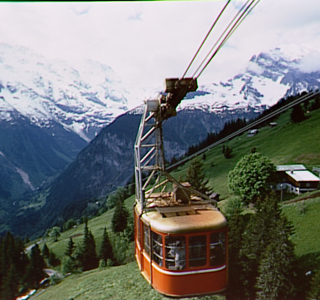
#> input picture TP1/cablecar.bmp, 320 x 300 px
$ python code2.py
#> lines starting #> are read from the running program, lines starting #| are printed output that depends on the picture
import cv2
import matplotlib.pyplot as plt
import numpy as np
# Read the image with OpenCV
# Read the image
img = cv2.imread('cablecar.bmp')
#> img is the input picture: shape (300, 320, 3); mean B, G, R 117.6, 120, 117.9
if img is None:
 print("Erreur : Impossible de charger l'image.")
else:
 print (type(img))
#| <class 'numpy.ndarray'>
# Converting BGR color to RGB color format
RGB_img = cv2.cvtColor(img, cv2.COLOR_BGR2RGB)
# Display the image using plt
#plt.imshow(RGB_img)
# Show without the axes
#plt.axis('off')
# Put a title
#plt.title('Image')
#plt.show()
# Separate and merge RGB images
B, G, R = cv2.split(img)
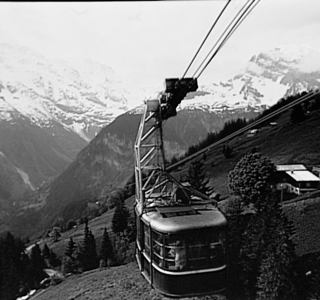
#> B: shape (300, 320); min 0, max 255, mean 117.6
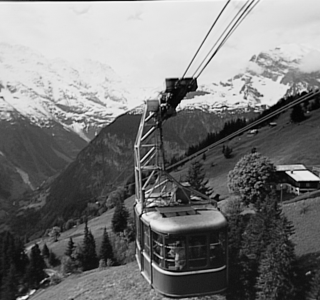
#> G: shape (300, 320); min 0, max 252, mean 120
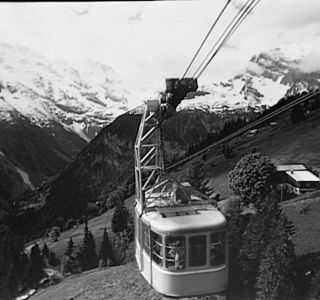
#> R: shape (300, 320); min 0, max 255, mean 117.9
RGB_img = cv2.merge([R, G, B])
''' plt.imshow(RGB_img)
plt.axis('off')
plt.title('Image')
plt.show() '''
# création d’images vide de la même forme que l’image d’origine
'''R_img = np.zeros_like(img)
G_img = np.zeros_like(img)
B_img = np.zeros_like(img)'''
# assigner la valeur de chaque canal a la composante correspondante en laissant les autres canaux a 0
'''R_img[:, :, 0] = R # Canal Rouge
G_img[:, :, 1] = G # Canal Vert
B_img[:, :, 2] = B # Canal Bleu
figure, plot = plt.subplots(nrows=1, ncols=3)
plot[0].imshow(R_img)
plot[0].set_title('canal rouge')
plot[1].imshow(G_img)
plot[1].set_title('canal vert')
plot[2].imshow(B_img)
plot[2].set_title('canal bleu')
plt.show()'''
# Ajout d'un padding de 2 pixels de large avec une valeur de 0
padded_image = np.pad(RGB_img, pad_width=((10, 10), (10, 10), (0, 0)), mode='constant', constant_values=0)
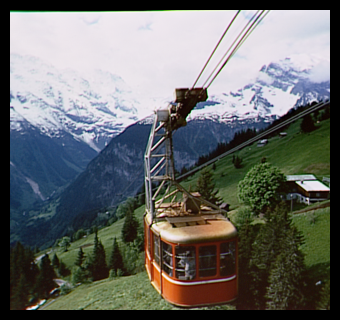
#> padded_image: shape (320, 340, 3); mean R, G, B 104, 105.8, 103.8
figure, plot = plt.subplots(nrows=1, ncols=2)
plot[0].imshow(RGB_img)
plot[0].set_title('l’image originale')
plot[0].axis('off')
plot[1].imshow(padded_image)
plot[1].set_title('apres le padding')
plot[1].axis('off')
plt.show()
